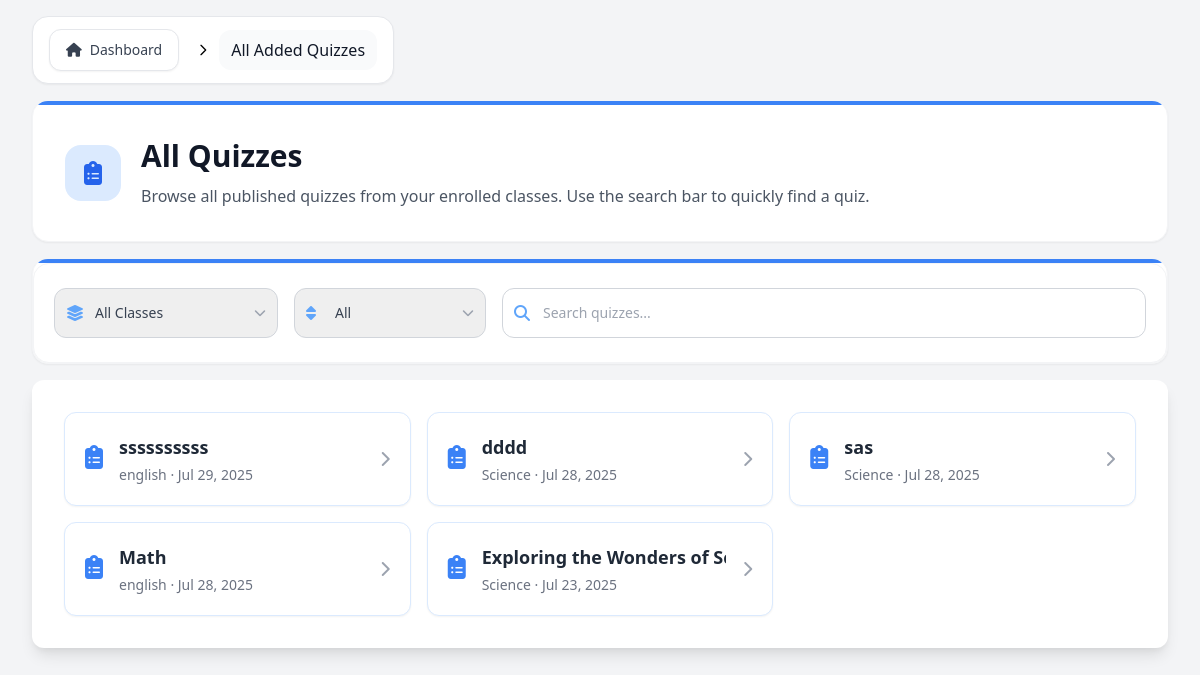
The page /Students/Contents/Pages/dashboardAllQuizzes.php (signed in) on the database as committed earlier.
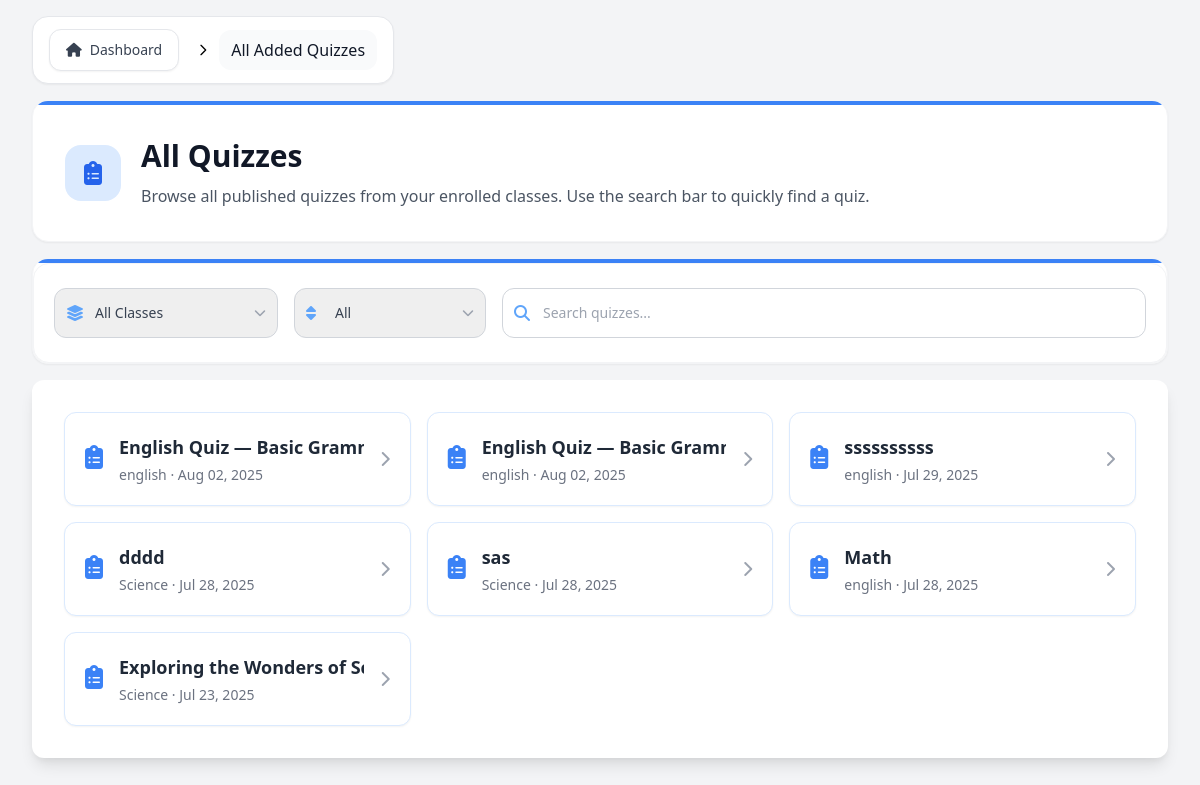
The same page on the database as committed later.
### tables this page shows
CREATE TABLE `quizzes_tb` (
  `quiz_id` int(11) NOT NULL,
  `class_id` int(11) NOT NULL,
  `th_id` varchar(255) NOT NULL,
  `quiz_title` varchar(255) NOT NULL,
  `quiz_description` text DEFAULT NULL,
  `quiz_topic` varchar(255) DEFAULT NULL,
  `time_limit` int(11) NOT NULL DEFAULT 30,
  `points_per_question` int(11) NOT NULL DEFAULT 1,
  `shuffle_questions` tinyint(1) NOT NULL DEFAULT 0,
  `show_results` tinyint(1) NOT NULL DEFAULT 1,
  `allow_retakes` tinyint(1) NOT NULL DEFAULT 0,
  `status` enum('draft','published','archived') NOT NULL DEFAULT 'draft',
  `created_at` timestamp NOT NULL DEFAULT current_timestamp(),
  `updated_at` timestamp NOT NULL DEFAULT current_timestamp() ON UPDATE current_timestamp(),
  `parent_quiz_id` int(11) DEFAULT NULL,
  `quiz_type` varchar(50) DEFAULT 'manual'
);

CREATE TABLE `teacher_classes_tb` (
  `class_id` int(11) NOT NULL,
  `th_id` varchar(255) NOT NULL,
  `class_name` varchar(255) NOT NULL,
  `class_code` varchar(10) NOT NULL,
  `class_description` text DEFAULT NULL,
  `grade_level` varchar(20) NOT NULL,
  `strand` varchar(50) DEFAULT NULL,
  `status` enum('active','inactive','archived') NOT NULL DEFAULT 'active',
  `created_at` timestamp NOT NULL DEFAULT current_timestamp(),
  `updated_at` timestamp NOT NULL DEFAULT current_timestamp() ON UPDATE current_timestamp()
);

### Students/Functions/studentDashboardFunction.php (called while the page is built, shortened)
<?php
include_once '../../../Connection/conn.php';
$user_email = $_SESSION['user_email'];
$studentId = null;
$query = "SELECT st_id FROM students_profiles_tb WHERE st_email = ?";
$stmt = $conn->prepare($query);
$stmt->bind_param("s", $user_email);
$stmt->execute();
$result = $stmt->get_result();
if ($result->num_rows > 0) {
    $row = $result->fetch_assoc();
    $studentId = $row['st_id'];
}
function getSubjectFromClassName($className) {
    $classNameLower = strtolower($className);
    $subjectKeywords = [
        'english' => 'English',
        'math' => 'Math',
        'science' => 'Science',
        'history' => 'History',
        'arts' => 'Arts',
        'pe' => 'PE',
        'ict' => 'ICT',
        'home economics' => 'Home Economics',
    ];
    foreach ($subjectKeywords as $keyword => $subject) {
        if (strpos($classNameLower, $keyword) !== false) {
            return $subject;
        }
    }
    return 'Default';
}
$enrolledClasses = [];
if ($studentId) {
    $classQuery = "SELECT
                       tc.*,
                       (SELECT COUNT(DISTINCT ce.st_id) FROM class_enrollments_tb ce WHERE ce.class_id = tc.class_id AND ce.status = 'active') AS student_count,
                       (SELECT COUNT(q.quiz_id) FROM quizzes_tb q WHERE q.class_id = tc.class_id AND q.status = 'published') AS quiz_count
                   FROM teacher_classes_tb tc
                   INNER JOIN class_enrollments_tb ce_main ON tc.class_id = ce_main.class_id
                   WHERE ce_main.st_id = ? AND tc.status = 'active'
                   ORDER BY tc.created_at DESC";
    $classStmt = $conn->prepare($classQuery);
    $classStmt->bind_param("s", $studentId);
    $classStmt->execute();
    $classResult = $classStmt->get_result();
    while ($class = $classResult->fetch_assoc()) {
        $class['class_subject'] = getSubjectFromClassName($class['class_name']);
        $enrolledClasses[] = $class;
    }
}
if ($studentId) {
    $classIds = [];
    foreach ($enrolledClasses as $class) {
        $classIds[] = $class['class_id'];
    }
    if (!empty($classIds)) {
        $classIdsStr = implode(',', array_map('intval', $classIds));
    }
}
if (!empty($classIds)) {
    $quizQuery = "SELECT q.quiz_id, q.quiz_title, q.class_id, q.created_at, tc.class_name
                  FROM quizzes_tb q
                  JOIN teacher_classes_tb tc ON q.class_id = tc.class_id
                  WHERE q.class_id IN ($classIdsStr) AND q.status = 'published'
                  ORDER BY q.created_at DESC
                  LIMIT 5";
    $quizResult = $conn->query($quizQuery);
}
?>

### Students/Contents/Dashboard/dashboardQuizzesIncludes/dashboardQuizzesList.php (the view, shortened to what this page needs)
<div class="bg-white shadow-lg rounded-xl p-6 sm:p-8">
    <?php if ($totalItems): ?>
        <ul id="quizList" class="grid grid-cols-1 sm:grid-cols-2 lg:grid-cols-3 gap-4">
            <?php
            foreach ($paginatedQuizzes as $quiz):
            ?>
                <li>
                    <a href="../Pages/classDetails.php?class_id=<?php echo $quiz['class_id']; ?>#quiz-<?php echo $quiz['quiz_id']; ?>"
                        class="quiz-card flex items-center gap-4 bg-white hover:bg-gray-100 rounded-xl p-5 transition-all duration-200 ease-in-out group border border-blue-100 shadow-sm h-full">
                        <div class="flex-shrink-0">
                            <i class="fas fa-clipboard-list text-blue-500 text-2xl"></i>
                        </div>
                        <div class="flex-1 min-w-0">
                            <div class="text-lg font-semibold text-gray-800 group-hover:text-blue-700 transition-colors duration-200 truncate flex items-center gap-2">
                                <?php echo htmlspecialchars($quiz['quiz_title']); ?>
                            </div>
                            <div class="text-sm text-gray-500 mt-1 truncate">
                                <?php echo htmlspecialchars($quiz['class_name']); ?> &middot; <?php echo date('M d, Y', strtotime($quiz['created_at'])); ?>
                            </div>
                        </div>
                        <i class="fas fa-chevron-right text-gray-400 group-hover:text-blue-600 transition-colors duration-200 ml-auto"></i>
                    </a>
                </li>
            <?php endforeach; ?>
        </ul>
</div>
<?php endif; ?>

### Students/Contents/Pages/dashboardAllQuizzes.php (shortened to what this page needs)
<?php
include '../../Functions/studentDashboardFunction.php';
$allQuizzes = [];
if (!empty($classIds)) {
    $quizQuery = "SELECT q.quiz_id, q.quiz_title, q.class_id, q.created_at, tc.class_name
                  FROM quizzes_tb q
                  JOIN teacher_classes_tb tc ON q.class_id = tc.class_id
                  WHERE q.class_id IN ($classIdsStr) AND q.status = 'published'
                  ORDER BY q.created_at DESC";
    $quizResult = $conn->query($quizQuery);
    while ($quiz = $quizResult->fetch_assoc()) {
        $allQuizzes[] = $quiz;
    }
}
$classFilter = isset($_GET['class_id_filter']) ? $_GET['class_id_filter'] : '';
$sort = isset($_GET['sort']) ? $_GET['sort'] : '';
$itemsPerPage = 15;
$totalItems = count($allQuizzes);
$page = isset($_GET['page']) ? max(1, intval($_GET['page'])) : 1;
$startIndex = ($page - 1) * $itemsPerPage;
$paginatedQuizzes = array_slice($allQuizzes, $startIndex, $itemsPerPage);
?>
<!DOCTYPE html>
<html>
<head>
    <link href="https://cdn.jsdelivr.net/npm/tailwindcss@2.2.19/dist/tailwind.min.css" rel="stylesheet">
    <link rel="stylesheet" href="https://cdnjs.cloudflare.com/ajax/libs/font-awesome/6.4.2/css/all.min.css">
</head>
<body class="bg-gray-100 min-h-screen font-sans antialiased">
    <div class="max-w-8xl mx-auto py-4 px-4 sm:px-6 lg:px-8">
        <?php include "../Dashboard/dashboardQuizzesIncludes/dashboardQuizzesBreadcrumb.php" ?>
        <?php include "../Dashboard/dashboardQuizzesIncludes/dashboardQuizzesHeader.php" ?>
        <?php include "../Dashboard/dashboardQuizzesIncludes/dashboardQuizzesSearchFilter.php" ?>
        <?php include "../Dashboard/dashboardQuizzesIncludes/dashboardQuizzesList.php" ?>
    </div>
</body>
</html>

### Students/Contents/Dashboard/dashboardQuizzesIncludes/dashboardQuizzesBreadcrumb.php
<nav class="flex mb-4" aria-label="Breadcrumb">
    <div class="bg-white backdrop-blur-sm rounded-2xl border border-gray-100/60 shadow-sm px-4 py-3">
        <ol class="inline-flex items-center space-x-1 md:space-x-2">
            <li>
                <div class="flex items-center space-x-3">
                    <a href="../Dashboard/studentDashboard.php" class="bg-white hover:bg-gray-50 text-gray-700 px-4 py-2.5 rounded-xl flex items-center text-sm font-medium transition-all duration-200 shadow-sm hover:shadow-md border border-gray-400/50">
                        <i class="fas fa-home mr-2"></i> Dashboard
                    </a>
                </div>
            </li>
            <li>
                <div class="flex items-center">
                    <svg class="w-4 h-4 text-black mx-2" fill="none" stroke="currentColor" viewBox="0 0 24 24">
                        <path stroke-linecap="round" stroke-linejoin="round" stroke-width="2" d="M9 5l7 7-7 7"></path>
                    </svg>
                    <span class="px-3 py-2 text-gray-900 font-medium bg-gray-50 rounded-xl">
                        All Added Quizzes
                    </span>
                </div>
            </li>
        </ol>
    </div>
</nav>

### Students/Contents/Dashboard/dashboardQuizzesIncludes/dashboardQuizzesHeader.php
<div class="bg-white rounded-2xl shadow-sm border border-gray-100 mb-4 overflow-hidden">
    <div class="h-1 bg-blue-500"></div>
    <div class="p-8">
        <div class="flex items-center gap-5">
            <div class="flex-shrink-0 w-14 h-14 rounded-2xl bg-blue-100 flex items-center justify-center">
                <i class="fas fa-clipboard-list text-2xl text-blue-600"></i>
            </div>
            <div class="min-w-0 flex-1">
                <h1 class="text-3xl font-semibold text-gray-900 mb-2 leading-tight">
                    All Quizzes
                </h1>
                <p class="text-gray-600 text-base leading-relaxed">
                    Browse all published quizzes from your enrolled classes. Use the search bar to quickly find a quiz.
                </p>
            </div>
        </div>
    </div>
</div>

### Students/Contents/Dashboard/dashboardQuizzesIncludes/dashboardQuizzesSearchFilter.php (shortened to what this page needs)
<div class="bg-white rounded-2xl shadow-sm border border-gray-100 mb-4 overflow-hidden">
    <div class="h-1 bg-blue-500"></div>
    <form id="filterForm" method="get" class="flex flex-col md:flex-row gap-3 md:gap-4 items-stretch bg-white rounded-2xl shadow-sm px-5 py-6 border border-gray-100">
        <div class="relative w-full md:w-56 flex items-center">
            <span class="absolute left-3 inset-y-0 flex items-center pointer-events-none">
            </span>
            <select name="class_id_filter" id="class_id_filter"
                class="block w-full pl-10 pr-9 py-2.5 rounded-xl border border-gray-300 text-sm transition appearance-none text-gray-700 font-medium"
                style="height: 50px;"
                onchange="document.getElementById('filterForm').submit()">
                <option value="all" <?php if ($classFilter == '' || $classFilter == 'all') echo 'selected'; ?>>All Classes</option>
            </select>
            <span class="absolute right-3 inset-y-0 flex items-center pointer-events-none">
            </span>
        </div>
        <div class="relative w-full md:w-48 flex items-center">
            <span class="absolute left-3 inset-y-0 flex items-center pointer-events-none">
            </span>
            <select name="sort" id="sortQuizzes"
                class="block w-full pl-10 pr-9 py-2.5 rounded-xl border border-gray-300 text-sm transition appearance-none text-gray-700 font-medium"
                style="height: 50px;"
                onchange="document.getElementById('filterForm').submit()">
                <option value="all" <?php if ($sort == '' || $sort == 'all') echo 'selected'; ?>>All</option>
            </select>
            <span class="absolute right-3 inset-y-0 flex items-center pointer-events-none">
            </span>
        </div>
        <div class="relative flex-1 flex items-center">
            <span class="absolute left-3 inset-y-0 flex items-center pointer-events-none">
            </span>
            <input type="text" id="quizSearch" placeholder="Search quizzes..." autocomplete="off"
                class="block w-full pl-10 pr-4 py-2.5 rounded-xl border border-gray-300 text-sm transition font-medium"
                style="height: 50px;"
            />
        </div>
    </form>
</div>

### Students/Contents/Pages/dashboardAllQuizzes.php (style rules this page uses)
.quiz-card { transition: box-shadow 0.2s, transform 0.2s; }

Rows that differ between the two databases and show on the page:
added quizzes_tb: quiz_title "English Quiz — Basic Gra…", class.class_name "english", created_at "Aug 02, 2025"
added quizzes_tb: quiz_title "English Quiz — Basic Gra…", class.class_name "english", created_at "Aug 02, 2025"
